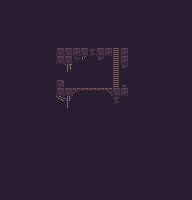

This is a level from a 2D game, rendered from its Tiled map with the project's own tilesets. A one-line summary and the complete map file follow:
An orthogonal 24x25 tile map with 8x8 px tiles, 1 tile layer (tilemap).

<map version="1.5" tiledversion="1.7.2" orientation="orthogonal" renderorder="right-down" width="24" height="25" tilewidth="8" tileheight="8" infinite="0" backgroundcolor="#291e31" nextlayerid="5" nextobjectid="1">
 <tileset firstgid="1" name="platformer" tilewidth="8" tileheight="8" tilecount="96" columns="12">
  <image source="../assets/tilesets/platformer.png" width="96" height="64" />
 </tileset>
 <layer id="1" name="tilemap" width="24" height="25">
  <data encoding="csv">
0,0,0,0,0,0,0,0,0,0,0,0,0,0,0,0,0,0,0,0,0,0,0,0,
0,0,0,0,0,0,0,0,0,0,0,0,0,0,0,0,0,0,0,0,0,0,0,0,
0,0,0,0,0,0,0,0,0,0,0,0,0,0,0,0,0,0,0,0,0,0,0,0,
0,0,0,0,0,0,0,0,0,0,0,0,0,0,0,0,0,0,0,0,0,0,0,0,
0,0,0,0,0,0,0,0,0,0,0,0,0,0,0,0,0,0,0,0,0,0,0,0,
0,0,0,0,0,0,0,0,0,0,0,0,0,0,0,0,0,0,0,0,0,0,0,0,
0,0,0,0,0,0,0,4,3,2,3,54,3,2,49,2,0,0,0,0,0,0,0,0,
0,0,0,0,0,0,0,4,4,53,28,0,17,0,49,2,0,0,0,0,0,0,0,0,
0,0,0,0,0,0,0,0,38,0,0,0,0,0,49,17,0,0,0,0,0,0,0,0,
0,0,0,0,0,0,0,0,0,0,0,0,0,0,49,0,0,0,0,0,0,0,0,0,
0,0,0,0,0,0,0,5,0,0,0,0,0,0,49,50,0,0,0,0,0,0,0,0,
0,0,0,0,0,0,0,4,4,13,14,14,14,15,3,2,0,0,0,0,0,0,0,0,
0,0,0,0,0,0,0,26,27,0,0,0,0,0,54,0,0,0,0,0,0,0,0,0,
0,0,0,0,0,0,0,0,39,0,0,0,0,0,0,0,0,0,0,0,0,0,0,0,
0,0,0,0,0,0,0,0,0,0,0,0,0,0,0,0,0,0,0,0,0,0,0,0,
0,0,0,0,0,0,0,0,0,0,0,0,0,0,0,0,0,0,0,0,0,0,0,0,
0,0,0,0,0,0,0,0,0,0,0,0,0,0,0,0,0,0,0,0,0,0,0,0,
0,0,0,0,0,0,0,0,0,0,0,0,0,0,0,0,0,0,0,0,0,0,0,0,
0,0,0,0,0,0,0,0,0,0,0,0,0,0,0,0,0,0,0,0,0,0,0,0,
0,0,0,0,0,0,0,0,0,0,0,0,0,0,0,0,0,0,0,0,0,0,0,0,
0,0,0,0,0,0,0,0,0,0,0,0,0,0,0,0,0,0,0,0,0,0,0,0,
0,0,0,0,0,0,0,0,0,0,0,0,0,0,0,0,0,0,0,0,0,0,0,0,
0,0,0,0,0,0,0,0,0,0,0,0,0,0,0,0,0,0,0,0,0,0,0,0,
0,0,0,0,0,0,0,0,0,0,0,0,0,0,0,0,0,0,0,0,0,0,0,0,
0,0,0,0,0,0,0,0,0,0,0,0,0,0,0,0,0,0,0,0,0,0,0,0
</data>
 </layer>
</map>
